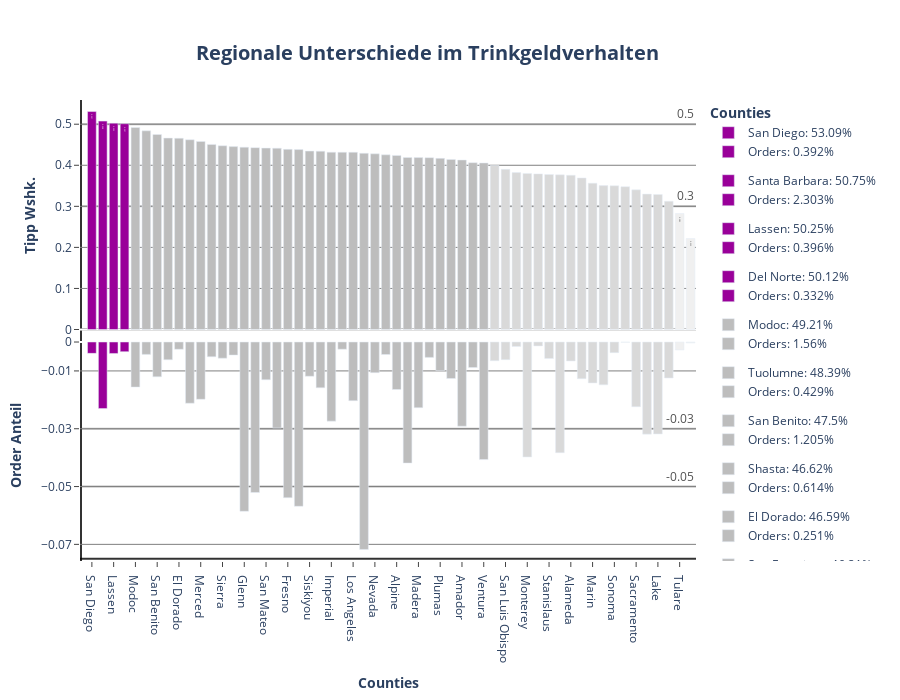

The code cell stored with this chart in its notebook:
### Markdown cell above
**Plotten der Tippwahrscheinlichkeit pro County:**

### Code cell
# Plot P2
fig1 = make_subplots(cols= 1, rows= 2, shared_xaxes= True, shared_yaxes= False, vertical_spacing= 0)

for county in df_county_tip2.county:

 if df_county_tip2[df_county_tip2.county == county].tip.values >= 0.5:
  color = px.colors.qualitative.G10[4]
  text= df_county_tip2.loc[df_county_tip2.county == county].tip.values.round(3)

  fig1.add_trace(
   go.Bar(
    x= df_county_tip2.loc[df_county_tip2.county == county].county,
    y= df_county_tip2.loc[df_county_tip2.county == county].tip,
    name= f"{county}: {(df_county_tip2.loc[df_county_tip2.county == county].tip.values[0] * 100).round(2)}%",
    showlegend= True,
    marker= dict(color= color),
    width= 0.8,
    text= text,
    base= 0,
    legendgroup= f"{county}" 
   ),
   col= 1,
   row= 1
  )

  fig1.add_trace(
   go.Bar(
    x= df_county_tip2.loc[df_county_tip2.county == county].county,
    y= df_county_tip2.loc[df_county_tip2.county == county].orders,
    name= f"Orders: {(df_county_tip2.loc[df_county_tip2.county == county].orders.values[0] * 100).round(3)}%",
    base = -df_county_tip2.loc[df_county_tip2.county == county].orders,
    showlegend= True,
    marker= dict(color= color),
    width= 0.8,
    legendgroup= f"{county}"
   ),
   col= 1,
   row= 2
  )

 elif 0.4 < df_county_tip2.loc[df_county_tip2.county == county].tip.values < 0.5:
  color= px.colors.sequential.Greys[3]

  fig1.add_trace(
   go.Bar(
    x= df_county_tip2.loc[df_county_tip2.county == county].county,
    y= df_county_tip2.loc[df_county_tip2.county == county].tip,
    name= f"{county}: {(df_county_tip2.loc[df_county_tip2.county == county].tip.values[0] * 100).round(2)}%",
    showlegend= True,
    marker= dict(color= color),
    width= 0.8,
    base= 0,
    legendgroup= f"{county}"
   ),
   col= 1,
   row= 1
  )

  fig1.add_trace(
   go.Bar(
    x= df_county_tip2.loc[df_county_tip2.county == county].county,
    y= df_county_tip2.loc[df_county_tip2.county == county].orders,
    name= f"Orders: {(df_county_tip2.loc[df_county_tip2.county == county].orders.values[0] * 100).round(3)}%",
    base = -df_county_tip2.loc[df_county_tip2.county == county].orders,
    showlegend= True,
    marker= dict(color= color),
    width= 0.8,
    legendgroup= f"{county}"
   ),
   col= 1,
   row= 2
  )

 elif 0.3 < df_county_tip2.loc[df_county_tip2.county == county].tip.values < 0.4:
  color= px.colors.sequential.Greys[2]

  fig1.add_trace(
   go.Bar(
    x= df_county_tip2.loc[df_county_tip2.county == county].county,
    y= df_county_tip2.loc[df_county_tip2.county == county].tip,
    name= f"{county}: {(df_county_tip2.loc[df_county_tip2.county == county].tip.values[0] * 100).round(2)}%",
    showlegend= True,
    marker= dict(color= color),
    width= 0.8,
    base= 0,
    legendgroup= f"{county}"
   ),
   col= 1,
   row= 1
  )

  fig1.add_trace(
   go.Bar(
    x= df_county_tip2.loc[df_county_tip2.county == county].county,
    y= df_county_tip2.loc[df_county_tip2.county == county].orders,
    name= f"Orders: {(df_county_tip2.loc[df_county_tip2.county == county].orders.values[0] * 100).round(3)}%",
    base = -df_county_tip2.loc[df_county_tip2.county == county].orders,
    showlegend= True,
    marker= dict(color= color),
    width= 0.8,
    legendgroup= f"{county}"
   ),
   col= 1,
   row= 2
  )

 elif 0.2 < df_county_tip2.loc[df_county_tip2.county == county].tip.values < 0.3:
  color= px.colors.sequential.Greys[1]
  text= df_county_tip2.loc[df_county_tip2.county == county].tip.values.round(3)

  fig1.add_trace(
   go.Bar(
    x= df_county_tip2.loc[df_county_tip2.county == county].county,
    y= df_county_tip2.loc[df_county_tip2.county == county].tip,
    name= f"{county}: {(df_county_tip2.loc[df_county_tip2.county == county].tip.values[0] * 100).round(2)}%",
    showlegend= True,
    marker= dict(color= color),
    width= 0.8,
    text= text,
    base= 0,
    legendgroup= f"{county}"
   ),
   col= 1,
   row= 1
  )

  fig1.add_trace(
   go.Bar(
    x= df_county_tip2.loc[df_county_tip2.county == county].county,
    y= df_county_tip2.loc[df_county_tip2.county == county].orders,
    name= f"Orders: {(df_county_tip2.loc[df_county_tip2.county == county].orders.values[0] * 100).round(3)}%",
    base = -df_county_tip2.loc[df_county_tip2.county == county].orders,
    showlegend= True,
    marker= dict(color= color),
    width= 0.8,
    legendgroup= f"{county}"
   ),
   col= 1,
   row= 2
  )

fig1.add_hline(
 y= 0.5,
 opacity= 0.3,
 line_dash= "solid",
 annotation_text= 0.5,
 annotation_position= "top right",
 line_color= px.colors.sequential.Greys[7],
 annotation_font_color= px.colors.sequential.Greys[7],
 annotation_font_size= 12,
 layer= "below",
 col= 1,
 row= 1
)

fig1.add_hline(
 y= 0.3,
 opacity= 0.3,
 line_dash= "solid",
 annotation_text= 0.3,
 annotation_position= "top right",
 line_color= px.colors.sequential.Greys[7],
 annotation_font_color= px.colors.sequential.Greys[7],
 annotation_font_size= 12,
 layer= "below",
 col= 1,
 row= 1
)

fig1.add_hline(
 y= -0.05,
 opacity= 0.3,
 line_dash= "solid",
 annotation_text= -0.05,
 annotation_position= "top right",
 line_color= px.colors.sequential.Greys[7],
 annotation_font_color= px.colors.sequential.Greys[7],
 annotation_font_size= 12,
 layer= "below",
 col= 1,
 row= 2
)

fig1.add_hline(
 y= -0.03,
 opacity= 0.3,
 line_dash= "solid",
 annotation_text= -0.03,
 annotation_position= "top right",
 line_color= px.colors.sequential.Greys[7],
 annotation_font_color= px.colors.sequential.Greys[7],
 annotation_font_size= 12,
 layer= "below",
 col= 1,
 row= 2
)

fig1.add_hline(
 y= 0,
 opacity= 1,
 line_dash= "solid",
 line_color= "black",
 layer= "below",
 col= 1,
 row= 1
)

fig1.add_hline(
 y= 0,
 opacity= 0.8,
 line_dash= "solid",
 line_color= "black",
 layer= "below",
 col= 1,
 row= 2
)

fig1.add_vline(
 x= -1,
 opacity= 0.8,
 line_dash= "solid",
 line_color= "black",
 layer= "below",
 col= 1,
 row= 2
)

fig1.add_vline(
 x= -1,
 opacity= 0.8,
 line_dash= "solid",
 line_color= "black",
 layer= "below",
 col= 1,
 row= 1
)

fig1.add_hline(
 y= -0.075,
 opacity= 0.8,
 line_dash= "solid",
 line_color= "black",
 layer= "below",
 col= 1,
 row= 2
)

fig1.update_annotations(opacity= 0.8)
fig1.update_layout(title= dict(text= "<b>Regionale Unterschiede im Trinkgeldverhalten</b>", font_size= 20, xanchor= "center", yanchor= "top", y=0.935, x=0.475), legend_title_text = "<b>Counties</b>", height= 700)
fig1.update_xaxes(title_text="<b>Counties</b>", ticks= "outside", col= 1, row= 2, showline= True)
fig1.update_xaxes(showline= False, col= 1, row= 1)
fig1.update_yaxes(title_text="<b>Tipp Wshk.</b>", ticks= "outside", showgrid= True, gridcolor= "grey", col= 1, row= 1, tickvals= [0, 0.1, 0.2, 0.3, 0.4, 0.5], showline= False)
fig1.update_yaxes(title_text="<b>Order Anteil</b>", ticks= "outside", showgrid= True, gridcolor= "grey", col= 1, row= 2, tickvals= [0, -0.01, -0.03, -0.05, -0.07])
fig1.update_layout(plot_bgcolor= "white", xaxis= dict(linecolor= "black"), yaxis= dict(linecolor= "black"))
fig1.show()

### Figure 1 — Plotly figure (JSON) as saved in the notebook; plotly's stock layout.template omitted (floating-point values rounded to 4 significant figures)
{"data": [{"base": 0, "legendgroup": "San Diego", "marker": {"color": "#990099"}, "name": "San Diego: 53.09%", "showlegend": true, "text": [0.531], "type": "bar", "width": 0.8, "x": ["San Diego"], "xaxis": "x", "y": [0.5309], "yaxis": "y"}, {"base": [-0.00392], "legendgroup": "San Diego", "marker": {"color": "#990099"}, "name": "Orders: 0.392%", "showlegend": true, "type": "bar", "width": 0.8, "x": ["San Diego"], "xaxis": "x2", "y": [0.00392], "yaxis": "y2"}, {"base": 0, "legendgroup": "Santa Barbara", "marker": {"color": "#990099"}, "name": "Santa Barbara: 50.75%", "showlegend": true, "text": [0.508], "type": "bar", "width": 0.8, "x": ["Santa Barbara"], "xaxis": "x", "y": [0.5075], "yaxis": "y"}, {"base": [-0.02303], "legendgroup": "Santa Barbara", "marker": {"color": "#990099"}, "name": "Orders: 2.303%", "showlegend": true, "type": "bar", "width": 0.8, "x": ["Santa Barbara"], "xaxis": "x2", "y": [0.02303], "yaxis": "y2"}, {"base": 0, "legendgroup": "Lassen", "marker": {"color": "#990099"}, "name": "Lassen: 50.25%", "showlegend": true, "text": [0.502], "type": "bar", "width": 0.8, "x": ["Lassen"], "xaxis": "x", "y": [0.5025], "yaxis": "y"}, {"base": [-0.003964], "legendgroup": "Lassen", "marker": {"color": "#990099"}, "name": "Orders: 0.396%", "showlegend": true, "type": "bar", "width": 0.8, "x": ["Lassen"], "xaxis": "x2", "y": [0.003964], "yaxis": "y2"}, {"base": 0, "legendgroup": "Del Norte", "marker": {"color": "#990099"}, "name": "Del Norte: 50.12%", "showlegend": true, "text": [0.501], "type": "bar", "width": 0.8, "x": ["Del Norte"], "xaxis": "x", "y": [0.5012], "yaxis": "y"}, {"base": [-0.003323], "legendgroup": "Del Norte", "marker": {"color": "#990099"}, "name": "Orders: 0.332%", "showlegend": true, "type": "bar", "width": 0.8, "x": ["Del Norte"], "xaxis": "x2", "y": [0.003323], "yaxis": "y2"}, {"base": 0, "legendgroup": "Modoc", "marker": {"color": "rgb(189,189,189)"}, "name": "Modoc: 49.21%", "showlegend": true, "type": "bar", "width": 0.8, "x": ["Modoc"], "xaxis": "x", "y": [0.4921], "yaxis": "y"}, {"base": [-0.0156], "legendgroup": "Modoc", "marker": {"color": "rgb(189,189,189)"}, "name": "Orders: 1.56%", "showlegend": true, "type": "bar", "width": 0.8, "x": ["Modoc"], "xaxis": "x2", "y": [0.0156], "yaxis": "y2"}, {"base": 0, "legendgroup": "Tuolumne", "marker": {"color": "rgb(189,189,189)"}, "name": "Tuolumne: 48.39%", "showlegend": true, "type": "bar", "width": 0.8, "x": ["Tuolumne"], "xaxis": "x", "y": [0.4839], "yaxis": "y"}, {"base": [-0.004287], "legendgroup": "Tuolumne", "marker": {"color": "rgb(189,189,189)"}, "name": "Orders: 0.429%", "showlegend": true, "type": "bar", "width": 0.8, "x": ["Tuolumne"], "xaxis": "x2", "y": [0.004287], "yaxis": "y2"}, {"base": 0, "legendgroup": "San Benito", "marker": {"color": "rgb(189,189,189)"}, "name": "San Benito: 47.5%", "showlegend": true, "type": "bar", "width": 0.8, "x": ["San Benito"], "xaxis": "x", "y": [0.475], "yaxis": "y"}, {"base": [-0.01205], "legendgroup": "San Benito", "marker": {"color": "rgb(189,189,189)"}, "name": "Orders: 1.205%", "showlegend": true, "type": "bar", "width": 0.8, "x": ["San Benito"], "xaxis": "x2", "y": [0.01205], "yaxis": "y2"}, {"base": 0, "legendgroup": "Shasta", "marker": {"color": "rgb(189,189,189)"}, "name": "Shasta: 46.62%", "showlegend": true, "type": "bar", "width": 0.8, "x": ["Shasta"], "xaxis": "x", "y": [0.4662], "yaxis": "y"}, {"base": [-0.006143], "legendgroup": "Shasta", "marker": {"color": "rgb(189,189,189)"}, "name": "Orders: 0.614%", "showlegend": true, "type": "bar", "width": 0.8, "x": ["Shasta"], "xaxis": "x2", "y": [0.006143], "yaxis": "y2"}, {"base": 0, "legendgroup": "El Dorado", "marker": {"color": "rgb(189,189,189)"}, "name": "El Dorado: 46.59%", "showlegend": true, "type": "bar", "width": 0.8, "x": ["El Dorado"], "xaxis": "x", "y": [0.4659], "yaxis": "y"}, {"base": [-0.002511], "legendgroup": "El Dorado", "marker": {"color": "rgb(189,189,189)"}, "name": "Orders: 0.251%", "showlegend": true, "type": "bar", "width": 0.8, "x": ["El Dorado"], "xaxis": "x2", "y": [0.002511], "yaxis": "y2"}, {"base": 0, "legendgroup": "San Francisco", "marker": {"color": "rgb(189,189,189)"}, "name": "San Francisco: 46.21%", "showlegend": true, "type": "bar", "width": 0.8, "x": ["San Francisco"], "xaxis": "x", "y": [0.4621], "yaxis": "y"}, {"base": [-0.02117], "legendgroup": "San Francisco", "marker": {"color": "rgb(189,189,189)"}, "name": "Orders: 2.117%", "showlegend": true, "type": "bar", "width": 0.8, "x": ["San Francisco"], "xaxis": "x2", "y": [0.02117], "yaxis": "y2"}, {"base": 0, "legendgroup": "Merced", "marker": {"color": "rgb(189,189,189)"}, "name": "Merced: 45.79%", "showlegend": true, "type": "bar", "width": 0.8, "x": ["Merced"], "xaxis": "x", "y": [0.4579], "yaxis": "y"}, {"base": [-0.01982], "legendgroup": "Merced", "marker": {"color": "rgb(189,189,189)"}, "name": "Orders: 1.982%", "showlegend": true, "type": "bar", "width": 0.8, "x": ["Merced"], "xaxis": "x2", "y": [0.01982], "yaxis": "y2"}, {"base": 0, "legendgroup": "Kings", "marker": {"color": "rgb(189,189,189)"}, "name": "Kings: 45.09%", "showlegend": true, "type": "bar", "width": 0.8, "x": ["Kings"], "xaxis": "x", "y": [0.4509], "yaxis": "y"}, {"base": [-0.005098], "legendgroup": "Kings", "marker": {"color": "rgb(189,189,189)"}, "name": "Orders: 0.51%", "showlegend": true, "type": "bar", "width": 0.8, "x": ["Kings"], "xaxis": "x2", "y": [0.005098], "yaxis": "y2"}, {"base": 0, "legendgroup": "Sierra", "marker": {"color": "rgb(189,189,189)"}, "name": "Sierra: 44.75%", "showlegend": true, "type": "bar", "width": 0.8, "x": ["Sierra"], "xaxis": "x", "y": [0.4475], "yaxis": "y"}, {"base": [-0.0056], "legendgroup": "Sierra", "marker": {"color": "rgb(189,189,189)"}, "name": "Orders: 0.56%", "showlegend": true, "type": "bar", "width": 0.8, "x": ["Sierra"], "xaxis": "x2", "y": [0.0056], "yaxis": "y2"}, {"base": 0, "legendgroup": "Mono", "marker": {"color": "rgb(189,189,189)"}, "name": "Mono: 44.55%", "showlegend": true, "type": "bar", "width": 0.8, "x": ["Mono"], "xaxis": "x", "y": [0.4455], "yaxis": "y"}, {"base": [-0.004531], "legendgroup": "Mono", "marker": {"color": "rgb(189,189,189)"}, "name": "Orders: 0.453%", "showlegend": true, "type": "bar", "width": 0.8, "x": ["Mono"], "xaxis": "x2", "y": [0.004531], "yaxis": "y2"}, {"base": 0, "legendgroup": "Glenn", "marker": {"color": "rgb(189,189,189)"}, "name": "Glenn: 44.4%", "showlegend": true, "type": "bar", "width": 0.8, "x": ["Glenn"], "xaxis": "x", "y": [0.444], "yaxis": "y"}, {"base": [-0.05856], "legendgroup": "Glenn", "marker": {"color": "rgb(189,189,189)"}, "name": "Orders: 5.856%", "showlegend": true, "type": "bar", "width": 0.8, "x": ["Glenn"], "xaxis": "x2", "y": [0.05856], "yaxis": "y2"}, {"base": 0, "legendgroup": "Kern", "marker": {"color": "rgb(189,189,189)"}, "name": "Kern: 44.29%", "showlegend": true, "type": "bar", "width": 0.8, "x": ["Kern"], "xaxis": "x", "y": [0.4429], "yaxis": "y"}, {"base": [-0.05207], "legendgroup": "Kern", "marker": {"color": "rgb(189,189,189)"}, "name": "Orders: 5.207%", "showlegend": true, "type": "bar", "width": 0.8, "x": ["Kern"], "xaxis": "x2", "y": [0.05207], "yaxis": "y2"}, {"base": 0, "legendgroup": "San Mateo", "marker": {"color": "rgb(189,189,189)"}, "name": "San Mateo: 44.18%", "showlegend": true, "type": "bar", "width": 0.8, "x": ["San Mateo"], "xaxis": "x", "y": [0.4418], "yaxis": "y"}, {"base": [-0.01306], "legendgroup": "San Mateo", "marker": {"color": "rgb(189,189,189)"}, "name": "Orders: 1.306%", "showlegend": true, "type": "bar", "width": 0.8, "x": ["San Mateo"], "xaxis": "x2", "y": [0.01306], "yaxis": "y2"}, {"base": 0, "legendgroup": "Yuba", "marker": {"color": "rgb(189,189,189)"}, "name": "Yuba: 44.16%", "showlegend": true, "type": "bar", "width": 0.8, "x": ["Yuba"], "xaxis": "x", "y": [0.4416], "yaxis": "y"}, {"base": [-0.02974], "legendgroup": "Yuba", "marker": {"color": "rgb(189,189,189)"}, "name": "Orders: 2.974%", "showlegend": true, "type": "bar", "width": 0.8, "x": ["Yuba"], "xaxis": "x2", "y": [0.02974], "yaxis": "y2"}, {"base": 0, "legendgroup": "Fresno", "marker": {"color": "rgb(189,189,189)"}, "name": "Fresno: 43.88%", "showlegend": true, "type": "bar", "width": 0.8, "x": ["Fresno"], "xaxis": "x", "y": [0.4388], "yaxis": "y"}, {"base": [-0.05385], "legendgroup": "Fresno", "marker": {"color": "rgb(189,189,189)"}, "name": "Orders: 5.385%", "showlegend": true, "type": "bar", "width": 0.8, "x": ["Fresno"], "xaxis": "x2", "y": [0.05385], "yaxis": "y2"}, {"base": 0, "legendgroup": "Orange", "marker": {"color": "rgb(189,189,189)"}, "name": "Orange: 43.82%", "showlegend": true, "type": "bar", "width": 0.8, "x": ["Orange"], "xaxis": "x", "y": [0.4382], "yaxis": "y"}, {"base": [-0.05684], "legendgroup": "Orange", "marker": {"color": "rgb(189,189,189)"}, "name": "Orders: 5.684%", "showlegend": true, "type": "bar", "width": 0.8, "x": ["Orange"], "xaxis": "x2", "y": [0.05684], "yaxis": "y2"}, {"base": 0, "legendgroup": "Siskiyou", "marker": {"color": "rgb(189,189,189)"}, "name": "Siskiyou: 43.45%", "showlegend": true, "type": "bar", "width": 0.8, "x": ["Siskiyou"], "xaxis": "x", "y": [0.4345], "yaxis": "y"}, {"base": [-0.01185], "legendgroup": "Siskiyou", "marker": {"color": "rgb(189,189,189)"}, "name": "Orders: 1.185%", "showlegend": true, "type": "bar", "width": 0.8, "x": ["Siskiyou"], "xaxis": "x2", "y": [0.01185], "yaxis": "y2"}, {"base": 0, "legendgroup": "Santa Clara", "marker": {"color": "rgb(189,189,189)"}, "name": "Santa Clara: 43.43%", "showlegend": true, "type": "bar", "width": 0.8, "x": ["Santa Clara"], "xaxis": "x", "y": [0.4343], "yaxis": "y"}, {"base": [-0.01584], "legendgroup": "Santa Clara", "marker": {"color": "rgb(189,189,189)"}, "name": "Orders: 1.584%", "showlegend": true, "type": "bar", "width": 0.8, "x": ["Santa Clara"], "xaxis": "x2", "y": [0.01584], "yaxis": "y2"}, {"base": 0, "legendgroup": "Imperial", "marker": {"color": "rgb(189,189,189)"}, "name": "Imperial: 43.19%", "showlegend": true, "type": "bar", "width": 0.8, "x": ["Imperial"], "xaxis": "x", "y": [0.4319], "yaxis": "y"}, {"base": [-0.02737], "legendgroup": "Imperial", "marker": {"color": "rgb(189,189,189)"}, "name": "Orders: 2.737%", "showlegend": true, "type": "bar", "width": 0.8, "x": ["Imperial"], "xaxis": "x2", "y": [0.02737], "yaxis": "y2"}, {"base": 0, "legendgroup": "Humboldt", "marker": {"color": "rgb(189,189,189)"}, "name": "Humboldt: 43.17%", "showlegend": true, "type": "bar", "width": 0.8, "x": ["Humboldt"], "xaxis": "x", "y": [0.4317], "yaxis": "y"}, {"base": [-0.002496], "legendgroup": "Humboldt", "marker": {"color": "rgb(189,189,189)"}, "name": "Orders: 0.25%", "showlegend": true, "type": "bar", "width": 0.8, "x": ["Humboldt"], "xaxis": "x2", "y": [0.002496], "yaxis": "y2"}, {"base": 0, "legendgroup": "Los Angeles", "marker": {"color": "rgb(189,189,189)"}, "name": "Los Angeles: 43.16%", "showlegend": true, "type": "bar", "width": 0.8, "x": ["Los Angeles"], "xaxis": "x", "y": [0.4316], "yaxis": "y"}, {"base": [-0.02028], "legendgroup": "Los Angeles", "marker": {"color": "rgb(189,189,189)"}, "name": "Orders: 2.028%", "showlegend": true, "type": "bar", "width": 0.8, "x": ["Los Angeles"], "xaxis": "x2", "y": [0.02028], "yaxis": "y2"}, {"base": 0, "legendgroup": "Calaveras", "marker": {"color": "rgb(189,189,189)"}, "name": "Calaveras: 42.92%", "showlegend": true, "type": "bar", "width": 0.8, "x": ["Calaveras"], "xaxis": "x", "y": [0.4292], "yaxis": "y"}, {"base": [-0.07177], "legendgroup": "Calaveras", "marker": {"color": "rgb(189,189,189)"}, "name": "Orders: 7.177%", "showlegend": true, "type": "bar", "width": 0.8, "x": ["Calaveras"], "xaxis": "x2", "y": [0.07177], "yaxis": "y2"}, {"base": 0, "legendgroup": "Nevada", "marker": {"color": "rgb(189,189,189)"}, "name": "Nevada: 42.78%", "showlegend": true, "type": "bar", "width": 0.8, "x": ["Nevada"], "xaxis": "x", "y": [0.4278], "yaxis": "y"}, {"base": [-0.01061], "legendgroup": "Nevada", "marker": {"color": "rgb(189,189,189)"}, "name": "Orders: 1.061%", "showlegend": true, "type": "bar", "width": 0.8, "x": ["Nevada"], "xaxis": "x2", "y": [0.01061], "yaxis": "y2"}, {"base": 0, "legendgroup": "Napa", "marker": {"color": "rgb(189,189,189)"}, "name": "Napa: 42.54%", "showlegend": true, "type": "bar", "width": 0.8, "x": ["Napa"], "xaxis": "x", "y": [0.4254], "yaxis": "y"}, {"base": [-0.00433], "legendgroup": "Napa", "marker": {"color": "rgb(189,189,189)"}, "name": "Orders: 0.433%", "showlegend": true, "type": "bar", "width": 0.8, "x": ["Napa"], "xaxis": "x2", "y": [0.00433], "yaxis": "y2"}, {"base": 0, "legendgroup": "Alpine", "marker": {"color": "rgb(189,189,189)"}, "name": "Alpine: 42.4%", "showlegend": true, "type": "bar", "width": 0.8, "x": ["Alpine"], "xaxis": "x", "y": [0.424], "yaxis": "y"}, {"base": [-0.01643], "legendgroup": "Alpine", "marker": {"color": "rgb(189,189,189)"}, "name": "Orders: 1.643%", "showlegend": true, "type": "bar", "width": 0.8, "x": ["Alpine"], "xaxis": "x2", "y": [0.01643], "yaxis": "y2"}, {"base": 0, "legendgroup": "Sutter", "marker": {"color": "rgb(189,189,189)"}, "name": "Sutter: 41.9%", "showlegend": true, "type": "bar", "width": 0.8, "x": ["Sutter"], "xaxis": "x", "y": [0.419], "yaxis": "y"}, {"base": [-0.04188], "legendgroup": "Sutter", "marker": {"color": "rgb(189,189,189)"}, "name": "Orders: 4.188%", "showlegend": true, "type": "bar", "width": 0.8, "x": ["Sutter"], "xaxis": "x2", "y": [0.04188], "yaxis": "y2"}, {"base": 0, "legendgroup": "Madera", "marker": {"color": "rgb(189,189,189)"}, "name": "Madera: 41.88%", "showlegend": true, "type": "bar", "width": 0.8, "x": ["Madera"], "xaxis": "x", "y": [0.4188], "yaxis": "y"}, {"base": [-0.02272], "legendgroup": "Madera", "marker": {"color": "rgb(189,189,189)"}, "name": "Orders: 2.272%", "showlegend": true, "type": "bar", "width": 0.8, "x": ["Madera"], "xaxis": "x2", "y": [0.02272], "yaxis": "y2"}, {"base": 0, "legendgroup": "Solano", "marker": {"color": "rgb(189,189,189)"}, "name": "Solano: 41.84%", "showlegend": true, "type": "bar", "width": 0.8, "x": ["Solano"], "xaxis": "x", "y": [0.4184], "yaxis": "y"}, {"base": [-0.005324], "legendgroup": "Solano", "marker": {"color": "rgb(189,189,189)"}, "name": "Orders: 0.532%", "showlegend": true, "type": "bar", "width": 0.8, "x": ["Solano"], "xaxis": "x2", "y": [0.005324], "yaxis": "y2"}, {"base": 0, "legendgroup": "Plumas", "marker": {"color": "rgb(189,189,189)"}, "name": "Plumas: 41.68%", "showlegend": true, "type": "bar", "width": 0.8, "x": ["Plumas"], "xaxis": "x", "y": [0.4168], "yaxis": "y"}, {"base": [-0.009911], "legendgroup": "Plumas", "marker": {"color": "rgb(189,189,189)"}, "name": "Orders: 0.991%", "showlegend": true, "type": "bar", "width": 0.8, "x": ["Plumas"], "xaxis": "x2", "y": [0.009911], "yaxis": "y2"}, {"base": 0, "legendgroup": "Contra Costa", "marker": {"color": "rgb(189,189,189)"}, "name": "Contra Costa: 41.41%", "showlegend": true, "type": "bar", "width": 0.8, "x": ["Contra Costa"], "xaxis": "x", "y": [0.4141], "yaxis": "y"}, {"base": [-0.01263], "legendgroup": "Contra Costa", "marker": {"color": "rgb(189,189,189)"}, "name": "Orders: 1.263%", "showlegend": true, "type": "bar", "width": 0.8, "x": ["Contra Costa"], "xaxis": "x2", "y": [0.01263], "yaxis": "y2"}, {"base": 0, "legendgroup": "Amador", "marker": {"color": "rgb(189,189,189)"}, "name": "Amador: 41.28%", "showlegend": true, "type": "bar", "width": 0.8, "x": ["Amador"], "xaxis": "x", "y": [0.4128], "yaxis": "y"}, {"base": [-0.02913], "legendgroup": "Amador", "marker": {"color": "rgb(189,189,189)"}, "name": "Orders: 2.913%", "showlegend": true, "type": "bar", "width": 0.8, "x": ["Amador"], "xaxis": "x2", "y": [0.02913], "yaxis": "y2"}, {"base": 0, "legendgroup": "Colusa", "marker": {"color": "rgb(189,189,189)"}, "name": "Colusa: 40.63%", "showlegend": true, "type": "bar", "width": 0.8, "x": ["Colusa"], "xaxis": "x", "y": [0.4063], "yaxis": "y"}, {"base": [-0.008828], "legendgroup": "Colusa", "marker": {"color": "rgb(189,189,189)"}, "name": "Orders: 0.883%", "showlegend": true, "type": "bar", "width": 0.8, "x": ["Colusa"], "xaxis": "x2", "y": [0.008828], "yaxis": "y2"}, {"base": 0, "legendgroup": "Ventura", "marker": {"color": "rgb(189,189,189)"}, "name": "Ventura: 40.56%", "showlegend": true, "type": "bar", "width": 0.8, "x": ["Ventura"], "xaxis": "x", "y": [0.4056], "yaxis": "y"}, {"base": [-0.04067], "legendgroup": "Ventura", "marker": {"color": "rgb(189,189,189)"}, "name": "Orders: 4.067%", "showlegend": true, "type": "bar", "width": 0.8, "x": ["Ventura"], "xaxis": "x2", "y": [0.04067], "yaxis": "y2"}, {"base": 0, "legendgroup": "Riverside", "marker": {"color": "rgb(217,217,217)"}, "name": "Riverside: 39.93%", "showlegend": true, "type": "bar", "width": 0.8, "x": ["Riverside"], "xaxis": "x", "y": [0.3993], "yaxis": "y"}, {"base": [-0.006465], "legendgroup": "Riverside", "marker": {"color": "rgb(217,217,217)"}, "name": "Orders: 0.647%", "showlegend": true, "type": "bar", "width": 0.8, "x": ["Riverside"], "xaxis": "x2", "y": [0.006465], "yaxis": "y2"}, {"base": 0, "legendgroup": "San Luis Obispo", "marker": {"color": "rgb(217,217,217)"}, "name": "San Luis Obispo: 39.01%", "showlegend": true, "type": "bar", "width": 0.8, "x": ["San Luis Obispo"], "xaxis": "x", "y": [0.3901], "yaxis": "y"}, {"base": [-0.006095], "legendgroup": "San Luis Obispo", "marker": {"color": "rgb(217,217,217)"}, "name": "Orders: 0.609%", "showlegend": true, "type": "bar", "width": 0.8, "x": ["San Luis Obispo"], "xaxis": "x2", "y": [0.006095], "yaxis": "y2"}, {"base": 0, "legendgroup": "San Joaquin", "marker": {"color": "rgb(217,217,217)"}, "name": "San Joaquin: 38.23%", "showlegend": true, "type": "bar", "width": 0.8, "x": ["San Joaquin"], "xaxis": "x", "y": [0.3823], "yaxis": "y"}, {"base": [-0.00156], "legendgroup": "San Joaquin", "marker": {"color": "rgb(217,217,217)"}, "name": "Orders: 0.156%", "showlegend": true, "type": "bar", "width": 0.8, "x": ["San Joaquin"], "xaxis": "x2", "y": [0.00156], "yaxis": "y2"}, {"base": 0, "legendgroup": "Monterey", "marker": {"color": "rgb(217,217,217)"}, "name": "Monterey: 38.01%", "showlegend": true, "type": "bar", "width": 0.8, "x": ["Monterey"], "xaxis": "x", "y": [0.3801], "yaxis": "y"}, {"base": [-0.03978], "legendgroup": "Monterey", "marker": {"color": "rgb(217,217,217)"}, "name": "Orders: 3.978%", "showlegend": true, "type": "bar", "width": 0.8, "x": ["Monterey"], "xaxis": "x2", "y": [0.03978], "yaxis": "y2"}, {"base": 0, "legendgroup": "Tehama", "marker": {"color": "rgb(217,217,217)"}, "name": "Tehama: 37.9%", "showlegend": true, "type": "bar", "width": 0.8, "x": ["Tehama"], "xaxis": "x", "y": [0.379], "yaxis": "y"}, {"base": [-0.001335], "legendgroup": "Tehama", "marker": {"color": "rgb(217,217,217)"}, "name": "Orders: 0.133%", "showlegend": true, "type": "bar", "width": 0.8, "x": ["Tehama"], "xaxis": "x2", "y": [0.001335], "yaxis": "y2"}, {"base": 0, "legendgroup": "Stanislaus", "marker": {"color": "rgb(217,217,217)"}, "name": "Stanislaus: 37.75%", "showlegend": true, "type": "bar", "width": 0.8, "x": ["Stanislaus"], "xaxis": "x", "y": [0.3775], "yaxis": "y"}, {"base": [-0.005696], "legendgroup": "Stanislaus", "marker": {"color": "rgb(217,217,217)"}, "name": "Orders: 0.57%", "showlegend": true, "type": "bar", "width": 0.8, "x": ["Stanislaus"], "xaxis": "x2", "y": [0.005696], "yaxis": "y2"}, {"base": 0, "legendgroup": "Mariposa", "marker": {"color": "rgb(217,217,217)"}, "name": "Mariposa: 37.66%", "showlegend": true, "type": "bar", "width": 0.8, "x": ["Mariposa"], "xaxis": "x", "y": [0.3766], "yaxis": "y"}, {"base": [-0.03828], "legendgroup": "Mariposa", "marker": {"color": "rgb(217,217,217)"}, "name": "Orders: 3.828%", "showlegend": true, "type": "bar", "width": 0.8, "x": ["Mariposa"], "xaxis": "x2", "y": [0.03828], "yaxis": "y2"}, {"base": 0, "legendgroup": "Alameda", "marker": {"color": "rgb(217,217,217)"}, "name": "Alameda: 37.58%", "showlegend": true, "type": "bar", "width": 0.8, "x": ["Alameda"], "xaxis": "x", "y": [0.3758], "yaxis": "y"}, {"base": [-0.006551], "legendgroup": "Alameda", "marker": {"color": "rgb(217,217,217)"}, "name": "Orders: 0.655%", "showlegend": true, "type": "bar", "width": 0.8, "x": ["Alameda"], "xaxis": "x2", "y": [0.006551], "yaxis": "y2"}, {"base": 0, "legendgroup": "Yolo", "marker": {"color": "rgb(217,217,217)"}, "name": "Yolo: 36.91%", "showlegend": true, "type": "bar", "width": 0.8, "x": ["Yolo"], "xaxis": "x", "y": [0.3691], "yaxis": "y"}, {"base": [-0.01269], "legendgroup": "Yolo", "marker": {"color": "rgb(217,217,217)"}, "name": "Orders: 1.269%", "showlegend": true, "type": "bar", "width": 0.8, "x": ["Yolo"], "xaxis": "x2", "y": [0.01269], "yaxis": "y2"}, {"base": 0, "legendgroup": "Marin", "marker": {"color": "rgb(217,217,217)"}, "name": "Marin: 35.63%", "showlegend": true, "type": "bar", "width": 0.8, "x": ["Marin"], "xaxis": "x", "y": [0.3563], "yaxis": "y"}, {"base": [-0.01414], "legendgroup": "Marin", "marker": {"color": "rgb(217,217,217)"}, "name": "Orders: 1.414%", "showlegend": true, "type": "bar", "width": 0.8, "x": ["Marin"], "xaxis": "x2", "y": [0.01414], "yaxis": "y2"}, {"base": 0, "legendgroup": "Mendocino", "marker": {"color": "rgb(217,217,217)"}, "name": "Mendocino: 35.05%", "showlegend": true, "type": "bar", "width": 0.8, "x": ["Mendocino"], "xaxis": "x", "y": [0.3505], "yaxis": "y"}, {"base": [-0.01481], "legendgroup": "Mendocino", "marker": {"color": "rgb(217,217,217)"}, "name": "Orders: 1.481%", "showlegend": true, "type": "bar", "width": 0.8, "x": ["Mendocino"], "xaxis": "x2", "y": [0.01481], "yaxis": "y2"}, {"base": 0, "legendgroup": "Sonoma", "marker": {"color": "rgb(217,217,217)"}, "name": "Sonoma: 34.99%", "showlegend": true, "type": "bar", "width": 0.8, "x": ["Sonoma"], "xaxis": "x", "y": [0.3499], "yaxis": "y"}, {"base": [-0.003673], "legendgroup": "Sonoma", "marker": {"color": "rgb(217,217,217)"}, "name": "Orders: 0.367%", "showlegend": true, "type": "bar", "width": 0.8, "x": ["Sonoma"], "xaxis": "x2", "y": [0.003673], "yaxis": "y2"}, {"base": 0, "legendgroup": "Placer", "marker": {"color": "rgb(217,217,217)"}, "name": "Placer: 34.78%", "showlegend": true, "type": "bar", "width": 0.8, "x": ["Placer"], "xaxis": "x", "y": [0.3478], "yaxis": "y"}, {"base": [-7.579e-05], "legendgroup": "Placer", "marker": {"color": "rgb(217,217,217)"}, "name": "Orders: 0.008%", "showlegend": true, "type": "bar", "width": 0.8, "x": ["Placer"], "xaxis": "x2", "y": [7.579e-05], "yaxis": "y2"}, {"base": 0, "legendgroup": "Sacramento", "marker": {"color": "rgb(217,217,217)"}, "name": "Sacramento: 34.01%", "showlegend": true, "type": "bar", "width": 0.8, "x": ["Sacramento"], "xaxis": "x", "y": [0.3401], "yaxis": "y"}, {"base": [-0.02239], "legendgroup": "Sacramento", "marker": {"color": "rgb(217,217,217)"}, "name": "Orders: 2.239%", "showlegend": true, "type": "bar", "width": 0.8, "x": ["Sacramento"], "xaxis": "x2", "y": [0.02239], "yaxis": "y2"}, {"base": 0, "legendgroup": "Santa Cruz", "marker": {"color": "rgb(217,217,217)"}, "name": "Santa Cruz: 32.97%", "showlegend": true, "type": "bar", "width": 0.8, "x": ["Santa Cruz"], "xaxis": "x", "y": [0.3297], "yaxis": "y"}, {"base": [-0.03187], "legendgroup": "Santa Cruz", "marker": {"color": "rgb(217,217,217)"}, "name": "Orders: 3.187%", "showlegend": true, "type": "bar", "width": 0.8, "x": ["Santa Cruz"], "xaxis": "x2", "y": [0.03187], "yaxis": "y2"}, {"base": 0, "legendgroup": "Lake", "marker": {"color": "rgb(217,217,217)"}, "name": "Lake: 32.89%", "showlegend": true, "type": "bar", "width": 0.8, "x": ["Lake"], "xaxis": "x", "y": [0.3289], "yaxis": "y"}, {"base": [-0.0318], "legendgroup": "Lake", "marker": {"color": "rgb(217,217,217)"}, "name": "Orders: 3.18%", "showlegend": true, "type": "bar", "width": 0.8, "x": ["Lake"], "xaxis": "x2", "y": [0.0318], "yaxis": "y2"}, {"base": 0, "legendgroup": "Inyo", "marker": {"color": "rgb(217,217,217)"}, "name": "Inyo: 31.24%", "showlegend": true, "type": "bar", "width": 0.8, "x": ["Inyo"], "xaxis": "x", "y": [0.3124], "yaxis": "y"}, {"base": [-0.01244], "legendgroup": "Inyo", "marker": {"color": "rgb(217,217,217)"}, "name": "Orders: 1.244%", "showlegend": true, "type": "bar", "width": 0.8, "x": ["Inyo"], "xaxis": "x2", "y": [0.01244], "yaxis": "y2"}, {"base": 0, "legendgroup": "Tulare", "marker": {"color": "rgb(240,240,240)"}, "name": "Tulare: 28.25%", "showlegend": true, "text": [0.282], "type": "bar", "width": 0.8, "x": ["Tulare"], "xaxis": "x", "y": [0.2825], "yaxis": "y"}, {"base": [-0.002742], "legendgroup": "Tulare", "marker": {"color": "rgb(240,240,240)"}, "name": "Orders: 0.274%", "showlegend": true, "type": "bar", "width": 0.8, "x": ["Tulare"], "xaxis": "x2", "y": [0.002742], "yaxis": "y2"}, {"base": 0, "legendgroup": "Trinity", "marker": {"color": "rgb(240,240,240)"}, "name": "Trinity: 22.16%", "showlegend": true, "text": [0.222], "type": "bar", "width": 0.8, "x": ["Trinity"], "xaxis": "x", "y": [0.2216], "yaxis": "y"}, {"base": [-0.0003048], "legendgroup": "Trinity", "marker": {"color": "rgb(240,240,240)"}, "name": "Orders: 0.03%", "showlegend": true, "type": "bar", "width": 0.8, "x": ["Trinity"], "xaxis": "x2", "y": [0.0003048], "yaxis": "y2"}], "layout": {"annotations": [{"font": {"color": "rgb(37,37,37)", "size": 12}, "opacity": 0.8, "showarrow": false, "text": "0.5", "x": 1, "xanchor": "right", "xref": "x domain", "y": 0.5, "yanchor": "bottom", "yref": "y"}, {"font": {"color": "rgb(37,37,37)", "size": 12}, "opacity": 0.8, "showarrow": false, "text": "0.3", "x": 1, "xanchor": "right", "xref": "x domain", "y": 0.3, "yanchor": "bottom", "yref": "y"}, {"font": {"color": "rgb(37,37,37)", "size": 12}, "opacity": 0.8, "showarrow": false, "text": "-0.05", "x": 1, "xanchor": "right", "xref": "x2 domain", "y": -0.05, "yanchor": "bottom", "yref": "y2"}, {"font": {"color": "rgb(37,37,37)", "size": 12}, "opacity": 0.8, "showarrow": false, "text": "-0.03", "x": 1, "xanchor": "right", "xref": "x2 domain", "y": -0.03, "yanchor": "bottom", "yref": "y2"}], "height": 700, "legend": {"title": {"text": "<b>Counties</b>"}}, "plot_bgcolor": "white", "shapes": [{"layer": "below", "line": {"color": "rgb(37,37,37)", "dash": "solid"}, "opacity": 0.3, "type": "line", "x0": 0, "x1": 1, "xref": "x domain", "y0": 0.5, "y1": 0.5, "yref": "y"}, {"layer": "below", "line": {"color": "rgb(37,37,37)", "dash": "solid"}, "opacity": 0.3, "type": "line", "x0": 0, "x1": 1, "xref": "x domain", "y0": 0.3, "y1": 0.3, "yref": "y"}, {"layer": "below", "line": {"color": "rgb(37,37,37)", "dash": "solid"}, "opacity": 0.3, "type": "line", "x0": 0, "x1": 1, "xref": "x2 domain", "y0": -0.05, "y1": -0.05, "yref": "y2"}, {"layer": "below", "line": {"color": "rgb(37,37,37)", "dash": "solid"}, "opacity": 0.3, "type": "line", "x0": 0, "x1": 1, "xref": "x2 domain", "y0": -0.03, "y1": -0.03, "yref": "y2"}, {"layer": "below", "line": {"color": "black", "dash": "solid"}, "opacity": 1, "type": "line", "x0": 0, "x1": 1, "xref": "x domain", "y0": 0, "y1": 0, "yref": "y"}, {"layer": "below", "line": {"color": "black", "dash": "solid"}, "opacity": 0.8, "type": "line", "x0": 0, "x1": 1, "xref": "x2 domain", "y0": 0, "y1": 0, "yref": "y2"}, {"layer": "below", "line": {"color": "black", "dash": "solid"}, "opacity": 0.8, "type": "line", "x0": -1, "x1": -1, "xref": "x2", "y0": 0, "y1": 1, "yref": "y2 domain"}, {"layer": "below", "line": {"color": "black", "dash": "solid"}, "opacity": 0.8, "type": "line", "x0": -1, "x1": -1, "xref": "x", "y0": 0, "y1": 1, "yref": "y domain"}, {"layer": "below", "line": {"color": "black", "dash": "solid"}, "opacity": 0.8, "type": "line", "x0": 0, "x1": 1, "xref": "x2 domain", "y0": -0.075, "y1": -0.075, "yref": "y2"}], "title": {"font": {"size": 20}, "text": "<b>Regionale Unterschiede im Trinkgeldverhalten</b>", "x": 0.475, "xanchor": "center", "y": 0.935, "yanchor": "top"}, "xaxis": {"anchor": "y", "domain": [0, 1], "linecolor": "black", "matches": "x2", "showline": false, "showticklabels": false}, "xaxis2": {"anchor": "y2", "domain": [0, 1], "showline": true, "ticks": "outside", "title": {"text": "<b>Counties</b>"}}, "yaxis": {"anchor": "x", "domain": [0.5, 1], "gridcolor": "grey", "linecolor": "black", "showgrid": true, "showline": false, "ticks": "outside", "tickvals": [0, 0.1, 0.2, 0.3, 0.4, 0.5], "title": {"text": "<b>Tipp Wshk.</b>"}}, "yaxis2": {"anchor": "x2", "domain": [0, 0.5], "gridcolor": "grey", "showgrid": true, "ticks": "outside", "tickvals": [0, -0.01, -0.03, -0.05, -0.07], "title": {"text": "<b>Order Anteil</b>"}}}}
